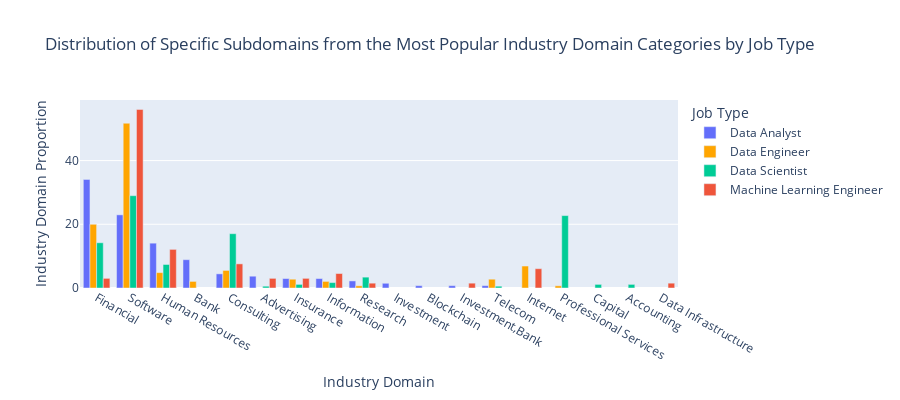

This figure's notebook cell:
### Code cell
#Further analyze the distribution of the specific subdomains from the four most popular industry domain categories: 
#Finance, Technology, Business service, and Telecommunication

# Process each domain category
Tdf_A_Fin = process_domain_category(Tdf_A, 'Finance', domain_categories['Finance'], {'Bank,Banking': 'Bank', 'Investment,Bank,Banking': 'Investment,Bank'})
Tdf_A_Tec = process_domain_category(Tdf_A, 'Technology', domain_categories['Technology'])
Tdf_A_Bus = process_domain_category(Tdf_A, 'Business service', domain_categories['Business service'], {'Staffing,Recruiting': 'Human Resources'})
Tdf_A_Tel = process_domain_category(Tdf_A, 'Telecommunication', domain_categories['Telecommunication'], {'Telecommunication,Telecom': 'Telecom'})

# Concatenate the processed DataFrames
Tdf_A_domain = pd.concat([Tdf_A_Fin, Tdf_A_Tec, Tdf_A_Bus, Tdf_A_Tel])

# Group by 'jobtype' and 'specific_subdomain' and calculate value counts as a percentage
se_subdomains = Tdf_A_domain.groupby('jobtype')['specific_subdomain'].value_counts(normalize=True) * 100

# Reset the index to convert Series to DataFrame
df_subdomains = se_subdomains.reset_index()

#use plotly to create bar plot to display the subdomain distribution by job type
fig = px.bar(df_subdomains,
x='specific_subdomain',
y='proportion',
color='jobtype',
barmode='group', 
title='Distribution of Specific Subdomains from the Most Popular Industry Domain Categories by Job Type',
labels={'specific_subdomain': 'Industry Domain', 'proportion': 'Industry Domain Proportion', 'jobtype': 'Job Type'},
color_discrete_map=color_map)
fig.update_layout(
    width=900,  # Set the width in pixels
    height=400  # Set the height in pixels
)
#show the plot
fig.show()

### Figure 1 — Plotly figure (JSON) as saved in the notebook; plotly's stock layout.template omitted (floating-point values rounded to 4 significant figures)
{"data": [{"alignmentgroup": "True", "hovertemplate": "Job Type=Data Analyst<br>Industry Domain=%{x}<br>Industry Domain Proportion=%{y}<extra></extra>", "legendgroup": "Data Analyst", "marker": {"color": "#636EFA", "pattern": {"shape": ""}}, "name": "Data Analyst", "offsetgroup": "Data Analyst", "orientation": "v", "showlegend": true, "textposition": "auto", "type": "bar", "x": ["Financial", "Software", "Human Resources", "Bank", "Consulting", "Advertising", "Insurance", "Information", "Research", "Investment", "Blockchain", "Investment,Bank", "Telecom"], "xaxis": "x", "y": [34.07, 22.96, 14.07, 8.889, 4.444, 3.704, 2.963, 2.963, 2.222, 1.481, 0.7407, 0.7407, 0.7407], "yaxis": "y"}, {"alignmentgroup": "True", "hovertemplate": "Job Type=Data Engineer<br>Industry Domain=%{x}<br>Industry Domain Proportion=%{y}<extra></extra>", "legendgroup": "Data Engineer", "marker": {"color": "#FFA500", "pattern": {"shape": ""}}, "name": "Data Engineer", "offsetgroup": "Data Engineer", "orientation": "v", "showlegend": true, "textposition": "auto", "type": "bar", "x": ["Software", "Financial", "Internet", "Consulting", "Human Resources", "Telecom", "Insurance", "Bank", "Information", "Professional Services", "Research"], "xaxis": "x", "y": [51.72, 20, 6.897, 5.517, 4.828, 2.759, 2.759, 2.069, 2.069, 0.6897, 0.6897], "yaxis": "y"}, {"alignmentgroup": "True", "hovertemplate": "Job Type=Data Scientist<br>Industry Domain=%{x}<br>Industry Domain Proportion=%{y}<extra></extra>", "legendgroup": "Data Scientist", "marker": {"color": "#00CC96", "pattern": {"shape": ""}}, "name": "Data Scientist", "offsetgroup": "Data Scientist", "orientation": "v", "showlegend": true, "textposition": "auto", "type": "bar", "x": ["Software", "Professional Services", "Consulting", "Financial", "Human Resources", "Research", "Information", "Capital", "Accounting", "Insurance", "Telecom", "Advertising"], "xaxis": "x", "y": [28.98, 22.73, 17.05, 14.2, 7.386, 3.409, 1.705, 1.136, 1.136, 1.136, 0.5682, 0.5682], "yaxis": "y"}, {"alignmentgroup": "True", "hovertemplate": "Job Type=Machine Learning Engineer<br>Industry Domain=%{x}<br>Industry Domain Proportion=%{y}<extra></extra>", "legendgroup": "Machine Learning Engineer", "marker": {"color": "#EF553B", "pattern": {"shape": ""}}, "name": "Machine Learning Engineer", "offsetgroup": "Machine Learning Engineer", "orientation": "v", "showlegend": true, "textposition": "auto", "type": "bar", "x": ["Software", "Human Resources", "Consulting", "Internet", "Information", "Financial", "Advertising", "Insurance", "Investment,Bank", "Research", "Data Infrastructure"], "xaxis": "x", "y": [56.06, 12.12, 7.576, 6.061, 4.545, 3.03, 3.03, 3.03, 1.515, 1.515, 1.515], "yaxis": "y"}], "layout": {"barmode": "group", "height": 400, "legend": {"title": {"text": "Job Type"}, "tracegroupgap": 0}, "title": {"text": "Distribution of Specific Subdomains from the Most Popular Industry Domain Categories by Job Type"}, "width": 900, "xaxis": {"anchor": "y", "domain": [0, 1], "title": {"text": "Industry Domain"}}, "yaxis": {"anchor": "x", "domain": [0, 1], "title": {"text": "Industry Domain Proportion"}}}}
